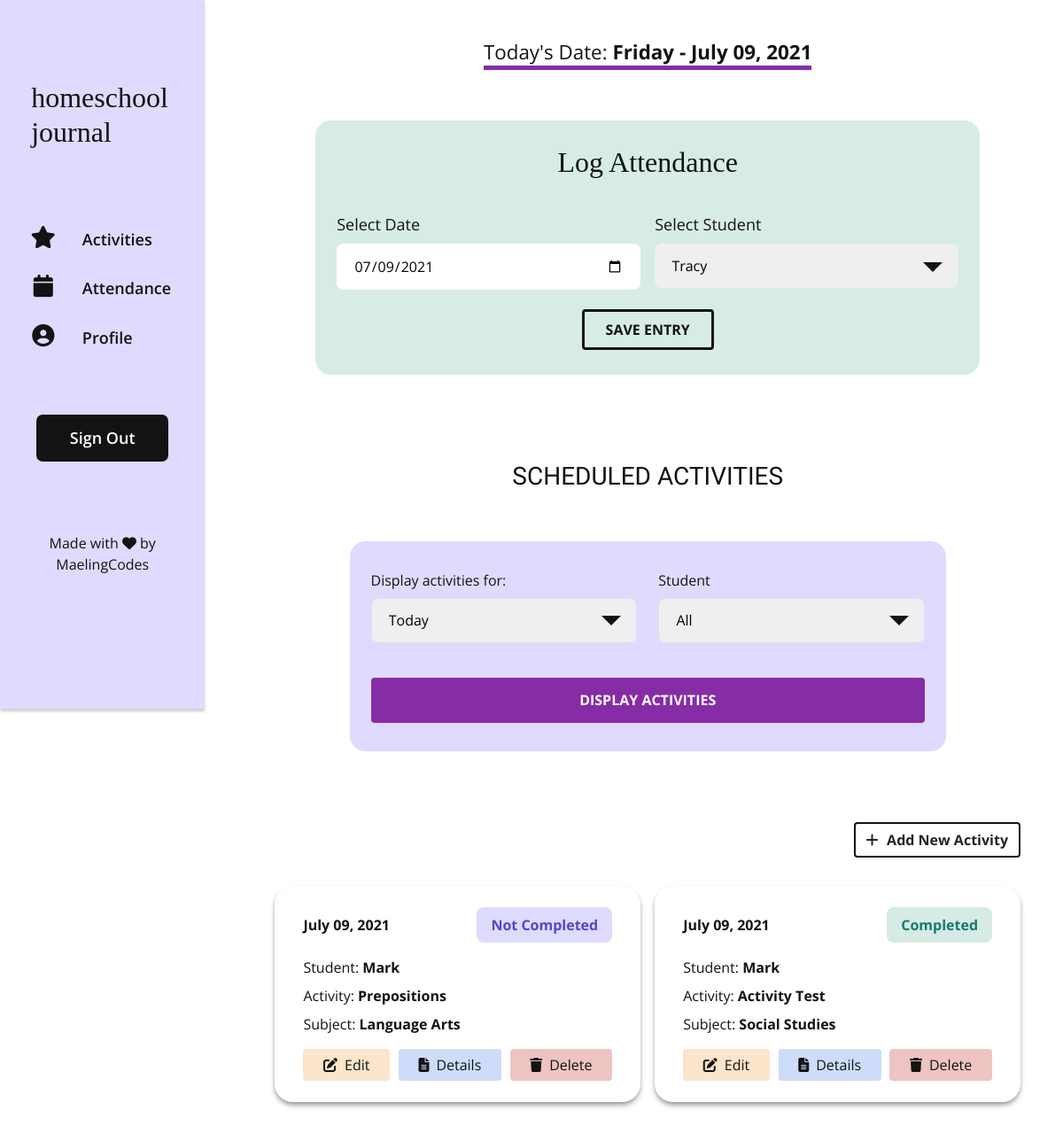
Screenshot of /index (signed in) with the database file from the repository.
### app/models.py (models this page shows, shortened)
class Activity(db.Model):
    id = db.Column(db.Integer, primary_key=True)
    title = db.Column(db.String(150), index=True, nullable=False)
    user_id = db.Column(db.Integer, db.ForeignKey('user.id'), index=True)
    subject_id = db.Column(db.Integer, db.ForeignKey('subject.id'), index=True, nullable=False)
    student_id = db.Column(db.Integer, db.ForeignKey('student.id'), index=True, nullable=False)
    description = db.Column(db.Text, index=True)
    resources = db.Column(db.Text, index=True)
    activity_date = db.Column(db.DateTime, index=True, nullable=False)
    notes = db.Column(db.Text, index=True)
    status = db.Column(db.String(64), index=True, nullable=False)

class Student(db.Model):
    id = db.Column(db.Integer, primary_key=True)
    student_name = db.Column(db.String(64), index=True)
    user_id = db.Column(db.Integer, db.ForeignKey('user.id'))
    attendance = db.relationship('Attendance', backref='student', lazy='dynamic')
    activities = db.relationship('Activity', backref='student', lazy='dynamic')
    def __str__(self):
        return self.student_name

class Subject(db.Model):
    id = db.Column(db.Integer, primary_key=True)
    user_id = db.Column(db.Integer, db.ForeignKey('user.id'), index=True)
    subject_name = db.Column(db.String(64), index=True)
    activities = db.relationship('Activity', backref='subject', lazy='dynamic')
    def __str__(self):
        return self.subject_name

### app/routes.py (the view, shortened to what this page needs)
@app.route('/',  methods=['GET', 'POST'])
@app.route('/index', methods=['GET', 'POST'])
@login_required
def index():
    form = AddStudentSubjectForm()
    students = current_user.students
    form2 = AddAttendanceForm()
    form2.student.choices = students
    todays_datetime = datetime(datetime.today().year, datetime.today().month, datetime.today().day)
    current_weekday = todays_datetime.isoweekday()
    form3 = DisplayActivitiesForm()
    student_list = ["All"]
    for student in students:
        student_list.append(student)
    form3.student.choices = student_list
    activities = current_user.activities.filter_by(activity_date=todays_datetime).order_by(Activity.activity_date).all()
    return render_template('index.html', form=form, form2=form2, todays_datetime=todays_datetime, form3=form3, activities=activities)

### app/forms.py
class AddStudentSubjectForm(FlaskForm):
    user_student = SelectField('How many students do you have?', choices=[ 1, 2, 3, 4, 5, 6, 7, 8], validators=[DataRequired()])
    student_name1 = StringField('Student Name(s)', validators=[DataRequired("Please enter student's name")])
    user_subject = SelectField('How many subjects do you teach?', choices=[ 1, 2, 3, 4, 5, 6, 7, 8, 9, 10], validators=[DataRequired()] )
    subject_name1 = StringField('Subject', validators=[DataRequired("Please enter subject name")])
    submit = SubmitField('Update')

class AddAttendanceForm(FlaskForm):
    attendance_date = DateField('Select Date', format='%Y-%m-%d')
    student = SelectField(u'Select Student', choices=[])
    submit = SubmitField('Save Entry')

### app/__init__.py (called while the page is built)
@app.template_filter()
def datetime_format_filter(value, format='%B %d, %Y'):
    return value.strftime(format)

@app.template_filter()
def datetime_day_format_filter(value, format='%A - %B %d, %Y'):
    return value.strftime(format)

@app.template_filter()
def datepicker_format_filter(value, format='%Y-%m-%d'):
    return value.strftime(format)

### app/models.py (called while the page is built)
@login.user_loader
def load_user(id):
    return User.query.get(int(id))

### app/templates/index.html (shortened to what this page needs)
{% extends "base.html" %}
{% block content %}
    {% if current_user.student_number %}
    <div class="date-wrapper">
        <span class="date-info">Today's Date: <span class="date-info-data">{{ todays_datetime | datetime_day_format_filter }}</span></span>
    </div>
    <div class="attendance">
        <h2 class="attendance__title">Log Attendance</h2>
        <form class="attendance__form" method="POST" action="/index" role="form" novalidate>
            <div class="attendance__fields">
                <div class="attendance__field attendance__field--date">
                    {{ form2.attendance_date.label(class_='attendance__field-label') }}
                    {{ form2.attendance_date(class_='datepicker attendance__field-input', value=todays_datetime | datepicker_format_filter) }}
                </div>
                <div class="attendance__field attendance__field--student">
                    {{ form2.student.label(class_='attendance__field-label') }}
                    <div class="attendance__student-input">
                        {{ form2.student(class_='attendance__field-input attendance__field-input--student') }}
                    </div>
                </div>
            </div>
            {{ form2.submit(class_='btn attendance__btn') }}
        </form>
    </div>
    <div class="activities">
        <h3 class="activities__title">Scheduled Activities</h3>
        <div class="activities__wrapper">
            <form method="POST" action="/index" class="activities__form" novalidate>
                <div class="activities__field-wrapper">
                    <div class="activities__field activities__field-display">
                        {{ form3.display.label }}
                        <div class="activities__input">
                            {{ form3.display(class_='form-select--light activities__field-input activities__display-input') }}
                        </div>
                    </div>
                    <div class="activities__field activities__field-student">
                        {{ form3.student.label }}
                        <div class="activities__input">
                            {{ form3.student(class_='form-select--light activities__field-input activities__student-input') }}
                        </div>
                    </div>
                </div>
                {{ form3.display_submit(class_='btn activities__btn') }}
            </form>
        </div>
        <section class="activity-display">
            <div class="activity-display__add">
                <a href="{{ url_for('add') }}" id="add-btn" class="btn activity__add-btn"><i class="fas fa-plus activity__add-btn-icon"></i>Add New Activity</a>
            </div>
            <div class="activity-display__cards">
                {% for activity in activities %}
                <div class="activity__card">
                    <div class="activity__card-header">
                        <p class="activity__card-date">{{ activity.activity_date | datetime_format_filter }}</p>
                        <p class="activity__card-status activity__card-status-{{ activity.status | lower | replace(" ", "") }}">{{ activity.status }}</p>
                    </div>
                    <div class=activity__card-content>
                        <p class="activity__card-data activity__card-student">Student: <span class="activity__card-student-data">{{ activity.student }}</span></p>
                        <p class="activity__card-data activity__card-activity">Activity: <span class="activity__card-activity-data">{{ activity.title }}</span></p>
                        <p class="activity__card-data activity__card-subject">Subject: <span class="activity__card-subject-data">{{ activity.subject }}</span></p>
                    </div>
                    <div class="activity__card-controls">
                        <a href="{{ url_for('update', id=activity.id) }}" class="btn btn-edit activity__card-controls-btn"><i class="fas fa-edit activity__card-controls-icon"></i>Edit</a>
                        <a href="{{ url_for('details', id=activity.id) }}" class="btn btn-details activity__card-controls-btn"><i class="fas fa-file-alt activity__card-controls-icon"></i></i>Details</a>
                        <a href="{{ url_for('delete', id=activity.id) }}" class="btn btn-delete activity__card-controls-btn" onclick="return confirm('Are you sure you want to delete?')"><i class="fas fa-trash activity__card-controls-icon"></i>Delete</a>
                    </div>
                </div>
                {% endfor %}
            </div>
        </section>
    </div>
    {% endif %}
{% endblock %}

### rows the page displays
Activity: activity_date "July 09, 2021", status "Not Completed", student "Mark", title "Prepositions", subject "Language Arts"
Activity: activity_date "July 09, 2021", status "Completed", student "Mark", title "Activity Test", subject "Social Studies"

### other values shown
{{ todays_datetime | datetime_day_format_filter }} "Friday - July 09, 2021"
